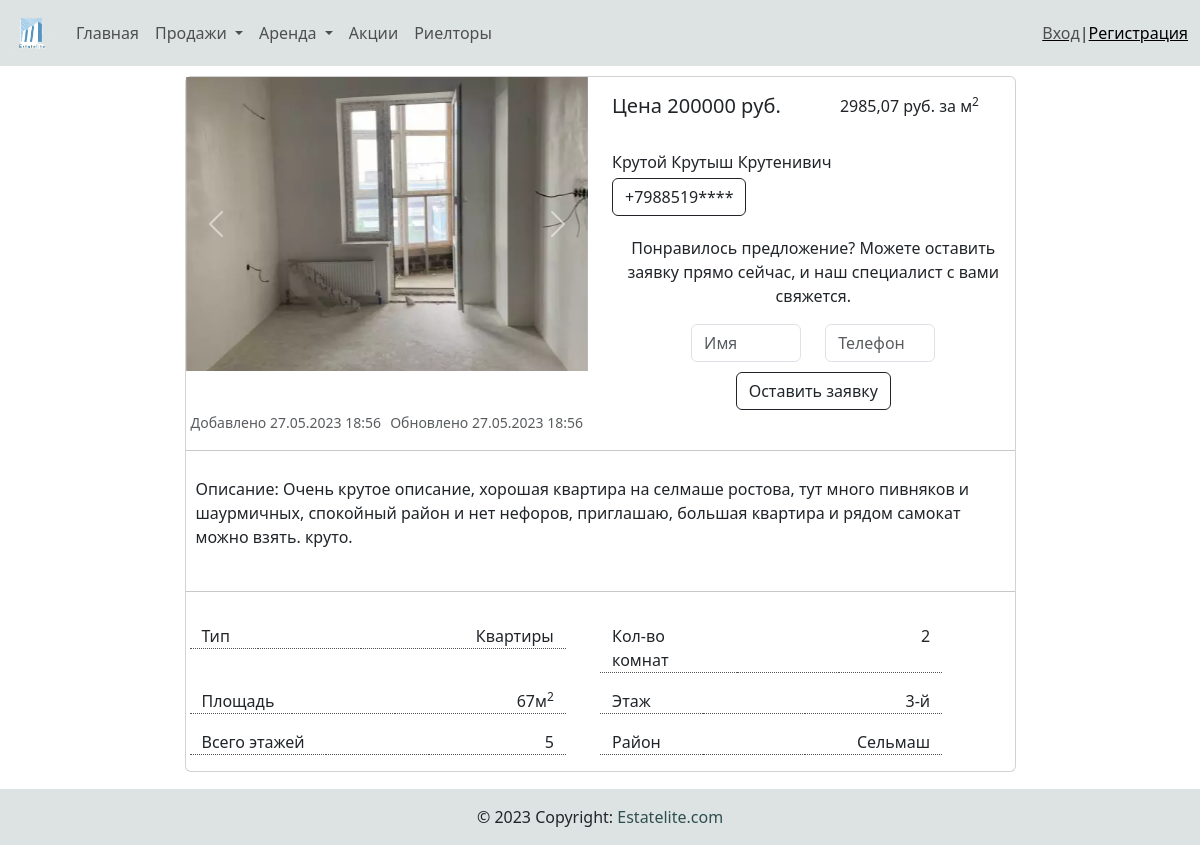
The page /estate_detail/3/ on the database its author committed.
### main/models.py (models this page shows, shortened)
class Image(models.Model):
    img = models.ImageField(blank=True, upload_to='photos/%Y/%m/%d/', verbose_name='Фото')
    real_estate = models.ForeignKey(RealEstate, related_name='photos', on_delete=models.CASCADE)

class RealEstate(models.Model):
    sale = 'Продажа'
    rent = 'Аренда'
    category = models.ForeignKey(Category, on_delete=models.CASCADE, null=False, blank=False)
    owner = models.ForeignKey(Owner, on_delete=models.CASCADE, null=False, blank=False)
    description = models.TextField()
    number_of_rooms = models.IntegerField()
    area = models.ForeignKey(Area, on_delete=models.CASCADE)
    address = models.CharField(max_length=255)
    price = models.IntegerField()
    total_area = models.CharField(max_length=10)
    floor = models.CharField(max_length=4)
    max_floor = models.CharField(max_length=4)
    type_real_estate = models.CharField(choices=[('ПРОДАЖА', sale), ('АРЕНДА', rent)], max_length=10)
    date_create = models.DateTimeField(auto_now_add=True)
    date_update = models.DateTimeField(auto_now=True)

class Owner(models.Model):
    first_name = models.CharField(max_length=50)
    last_name = models.CharField(max_length=50)
    surname = models.CharField(max_length=50)
    gender = models.IntegerField(choices=[(0, 'Ж'), (1, 'М')], default=0)
    series = models.CharField(max_length=4)
    number = models.CharField(max_length=6)
    phone = models.CharField(max_length=20)
    user = models.ForeignKey(User, related_name='owner', on_delete=models.CASCADE)

class Category(models.Model):
    sale = 'Продажа'
    rent = 'Аренда'
    title = models.CharField(max_length=80)
    date_create = models.DateTimeField(auto_now_add=True)
    type_category = models.CharField(choices=[('ПРОДАЖА', sale), ('АРЕНДА', rent)], max_length=10)
    subtype_category = models.IntegerField(choices=[
                                                (0, 'Жилая'),
                                                (1, 'Загородная'),
                                                (2, 'Коммерческая')], default=0)
    def __str__(self):
        return self.title

class Area(models.Model):
    area_name = models.CharField(max_length=250)
    area_abbr = models.CharField(max_length=20, null=True, blank=True)
    date_create = models.DateTimeField(auto_now_add=True)
    def __str__(self):
        return self.area_name

### main/views.py (the view)
# urls.py: path('estate_detail/<int:estate_id>/', estate_detail, name='detail'),
def estate_detail(request, estate_id):
    estate = RealEstate.objects.get(pk=estate_id)
    price_for_meter = round(int(estate.price) / int(estate.total_area), 2)
    have_request = False
    user_have_request = estate.e_request.filter(real_estate=estate_id)
    if user_have_request.count() > 0:
        print(user_have_request[0].buyer.user)
        if user_have_request[0].buyer.user == request.user:
            have_request = True
    if request.POST:
        request_form = UserRequest(data=request.POST)
        if request_form.is_valid():
            new_buyer = Buyer(first_name=request.POST['first_name'], phone=request.POST['phone'], user=request.user)
            new_buyer.save()
            new_e_request = Request(real_estate=estate, buyer=new_buyer, request_status='Создана')
            new_e_request.save()
            messages.success(request, 'Заявка создана')
            return redirect(request.path)
    else:
        request_form = UserRequest()
    return render(request, 'main/estate_detail.html', {
        'estate': estate,
        'form': request_form,
        'price_for_meter': price_for_meter,
        'have_request': have_request})

### main/forms.py
class UserRequest(forms.ModelForm):
    class Meta:
        model = Buyer
        fields = ['first_name', 'phone']
        widgets = {
            'first_name': forms.TextInput(attrs={'class': 'form-control', 'placeholder': 'Имя'}),
            'phone': forms.TextInput(attrs={'class': 'form-control', 'placeholder': 'Телефон'}),
        }

### main/templatetags/navbar_tags.py (called while the page is built)
@register.simple_tag()
def filtered_category_sale():
    dict_category = {
        'residential': [],
        'country': [],
        'commercial': [],
    }
    sale_category = Category.objects.filter(type_category='ПРОДАЖА')
    for s_cat in sale_category:
        if s_cat.subtype_category == 0:
            dict_category['residential'].append(s_cat)
        elif s_cat.subtype_category == 1:
            dict_category['country'].append(s_cat)
        else:
            dict_category['commercial'].append(s_cat)
    return dict_category

@register.simple_tag()
def filtered_category_rent():
    dict_category = {
        'residential': [],
        'country': [],
        'commercial': [],
    }
    rent_category = Category.objects.filter(type_category='АРЕНДА')
    for s_cat in rent_category:
        if s_cat.subtype_category == 0:
            dict_category['residential'].append(s_cat)
        elif s_cat.subtype_category == 1:
            dict_category['country'].append(s_cat)
        else:
            dict_category['commercial'].append(s_cat)
    return dict_category

@register.simple_tag()
def get_login_form():
    return UserLoginForm()

### main/templates/main/estate_detail.html (shortened to what this page needs)
{% extends 'base.html' %}
{% load static %}
{% block content %}
<div class="container" style="margin-top: 10px;">
    <div class="row justify-content-center">
    <div class="col-9">
    <div class="card mb-3">
        <div class="row">
            <div class="col-md-6">
                <div id="carouselExampleControls{{ item.id }}" class="carousel slide" data-bs-ride="carousel">
                    <div class="carousel-inner">
                      {% for image in estate.photos.all %}
                        {% if forloop.counter == 1%}
                        <div class="carousel-item active">
                            <img src="{{ image.img.url }}" class="d-block w-100" alt="...">
                        </div>
                        {% else %}
                        <div class="carousel-item">
                            <img src="{{ image.img.url }}" class="d-block w-100" alt="...">
                        </div>
                        {% endif %}
                      {% endfor %}
                    </div>
                    <button class="carousel-control-prev" type="button" data-bs-target="#carouselExampleControls{{ item.id }}" data-bs-slide="prev">
                      <span class="carousel-control-prev-icon" aria-hidden="true"></span>
                    </button>
                    <button class="carousel-control-next" type="button" data-bs-target="#carouselExampleControls{{ item.id }}" data-bs-slide="next">
                      <span class="carousel-control-next-icon" aria-hidden="true"></span>
                    </button>
                  </div>
            </div>
            <div class="col-6" style="margin-top: 2%;">
                <div class="row">
                    <div class="col-6">
                        <h5>Цена {{ estate.price }} руб.</h5>
                    </div>
                    <div class="col-5 text-end">
                        <span>{{ price_for_meter }} руб. за м<sup>2</sup></span>
                    </div>
                </div>
                <br>
                <span>{{ estate.owner.first_name }} {{ estate.owner.last_name }} {{ estate.owner.surname }}</span><br>
                <button type="button" class="btn btn-outline-dark" style="margin-top: 1%;" data-bs-toggle="modal" data-bs-target="#exampleModal">{{ estate.owner.phone|slice:"0:8" }}****</button>
                {% if not have_request %}
                <p style="margin-top: 5%;" class="text-center">Понравилось предложение? Можете оставить заявку прямо сейчас, и наш специалист с вами свяжется.</p>
                <form action="" method="post" enctype="multipart/form-data" class="container" style="margin-top: 1%;">
                    <div class="row justify-content-center">
                        <div class="col-4">
                            <div class="form-group">
                                {{ form.first_name }}
                            </div>
                        </div>
                        <div class="col-4">
                            <div class="form-group">
                                {{ form.phone }}
                            </div>
                        </div>
                    </div>
                    <div class="row justify-content-center" style="margin-top: 10px;">
                        <div class="col-8 text-center">
                            <button type="submit" class="btn btn-outline-dark">Оставить заявку</button>
                        </div>
                    </div>
                </form>
                {% else %}
                <p style="margin-top: 5%;" class="text-center">Вы уже оставили заявку, с вами скоро свяжется наш специалист!</p>
                {% endif %}
            </div>
        </div>
        <div class="row justify-content-start">
            <div class="col-6">
                <span class="card-text" style="margin-left: 5px;"><small class="text-muted">Добавлено {{ estate.date_create|date:"d.m.Y H:i" }}</small></span>
                <span class="card-text" style="margin-left: 5px;"><small class="text-muted">Обновлено {{ estate.date_update|date:"d.m.Y H:i" }}</small></span>
            </div>
        </div>
        <hr>
            <p class="card-text" style="padding: 10px;">Описание: {{ estate.description }}.</p>
        <hr>
        <div class="card-body">
            <div class="row justify-content-between">
                <div class="col-6">
                    <div class="row">
                        <div class="col-2" style="border-bottom: 1px dotted #535353;">
                            <span class="card-text">Тип</span>
                        </div>
                        <div class="col-3" style="border-bottom: 1px dotted #535353;">
                        </div>
                        <div class="col-6 text-end" style="border-bottom: 1px dotted #535353;">
                            <span>
                                <span class="card-text">{{ estate.category }}</span>
                            </span>
                        </div>
                    </div>
                </div>
                <div class="col-6">
                    <div class="row">
                        <div class="col-4" style="border-bottom: 1px dotted #535353;">
                            <span class="card-text">Кол-во комнат</span>
                        </div>
                        <div class="col-3" style="border-bottom: 1px dotted #535353;">
                        </div>
                        <div class="col-3 text-end" style="border-bottom: 1px dotted #535353;">
                            <span>
                                <span class="card-text">{{ estate.number_of_rooms }}</span>
                            </span>
                        </div>
                    </div>
                </div>
            </div>
            <div class="row justify-content-between" style="margin-top: 2%;">
                <div class="col-6">
                    <div class="row">
                        <div class="col-3" style="border-bottom: 1px dotted #535353;">
                            <span class="card-text">Площадь</span>
                        </div>
                        <div class="col-3" style="border-bottom: 1px dotted #535353;">
                        </div>
                        <div class="col-5 text-end" style="border-bottom: 1px dotted #535353;">
                            <span>
                                <span class="card-text">{{ estate.total_area }}м<sup>2</sup></span>
                            </span>
                        </div>
                    </div>
                </div>
                <div class="col-6">
                    <div class="row">
                        <div class="col-3" style="border-bottom: 1px dotted #535353;">
                            <span class="card-text">Этаж</span>
                        </div>
                        <div class="col-3" style="border-bottom: 1px dotted #535353;">
                        </div>
                        <div class="col-4 text-end" style="border-bottom: 1px dotted #535353;">
                            <span>
                                <span class="card-text">{{ estate.floor }}-й</span>
                            </span>
                        </div>
                    </div>
                </div>
            </div>
            <div class="row justify-content-between" style="margin-top: 2%;">
                <div class="col-6">
                    <div class="row">
                        <div class="col-4" style="border-bottom: 1px dotted #535353;">
                            <span class="card-text">Всего этажей</span>
                        </div>
                        <div class="col-3" style="border-bottom: 1px dotted #535353;">
                        </div>
                        <div class="col-4 text-end" style="border-bottom: 1px dotted #535353;">
                            <span>
                                <span class="card-text">{{ estate.max_floor }}</span>
                            </span>
                        </div>
                    </div>
                </div>
                <div class="col-6">
                    <div class="row">
                        <div class="col-3" style="border-bottom: 1px dotted #535353;">
                            <span class="card-text">Район</span>
                        </div>
                        <div class="col-3" style="border-bottom: 1px dotted #535353;">
                        </div>
                        <div class="col-4 text-end" style="border-bottom: 1px dotted #535353;">
                            <span>
                                <span class="card-text">{{ estate.area }}</span>
                            </span>
                        </div>
                    </div>
                </div>
            </div>
        </div>
    </div>
</div>
</div>
</div>
{% endblock %}

### rows shown on the page
Image: img (picture)
RealEstate: price "200000", owner.first_name "Крутой", owner.last_name "Крутыш", owner.surname "Крутенивич", owner.phone "+7988519", date_create "27.05.2023 18:56", date_update "27.05.2023 18:56", description "Очень крутое описание, хорошая квартира на селмаше ростова, тут много пивняков и шаурмичных, спокойный район и нет нефоров, приглашаю, большая квартира и рядом самокат можно взять. круто", category "Квартиры", number_of_rooms "2", total_area "67", floor "3", max_floor "5", area "Сельмаш"

### other values the page prints
{{ price_for_meter }} "2985,07"
